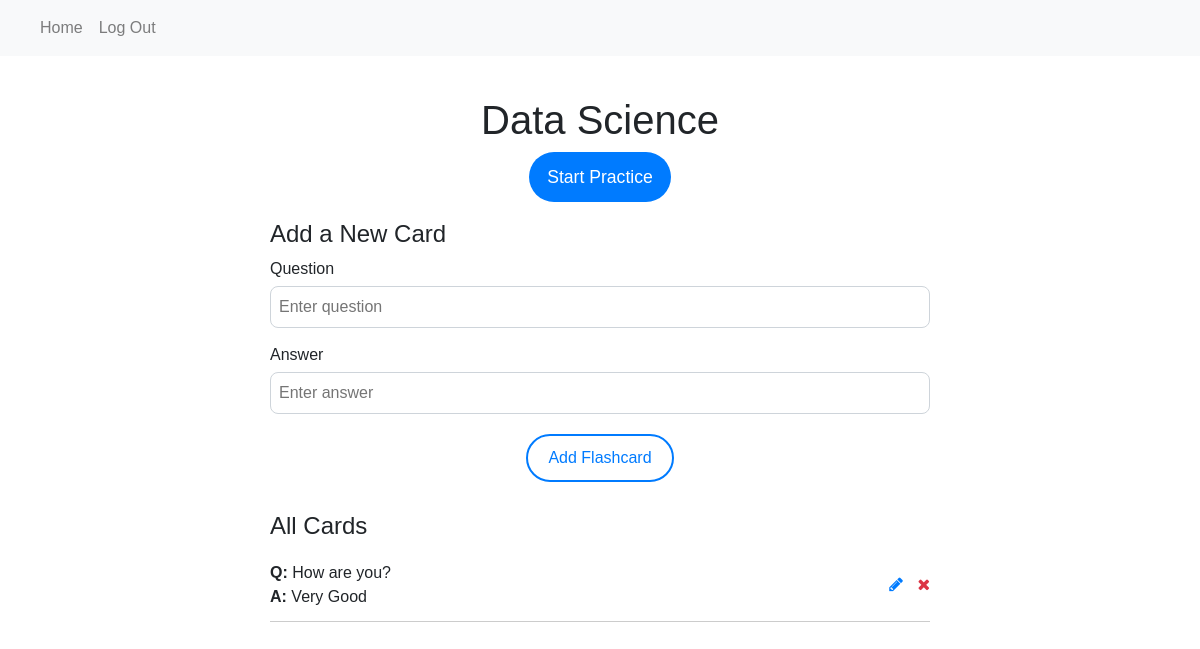
Screenshot of /deck/2 (signed in) with the database file from the repository.
### website/models.py (models this page shows)
class Deck(db.Model):
    id = db.Column(db.Integer, primary_key=True)
    title = db.Column(db.String(100))
    user_id = db.Column(db.Integer, db.ForeignKey('user.id'))
    flashcards = db.relationship('Flashcard', back_populates='deck') # creates a relationship with the Flashcard class, will store a list of all the cards
    user = db.relationship('User', back_populates='decks')

class Flashcard(db.Model): # Model is like a blueprint for the class, ie that all flashcards need to look like this
    id = db.Column(db.Integer, primary_key=True) # default is that the id is auto incremented
    question = db.Column(db.String(300))
    answer = db.Column(db.String(300))
    score = db.Column(db.Integer, default = 0) # Track performance (0 = new, 1 = fail, 2 = hard, 3 = good, 4 = easy)
    interval = db.Column(db.Integer, default=1)  # Interval in days (how often the card should come up)
    ease_factor = db.Column(db.Float, default=2.5)  # Ease factor (how quickly the interval should grow)
    next_review = db.Column(db.DateTime, default=func.now())  # Next review date
    deck_id = db.Column(db.Integer, db.ForeignKey('deck.id'))
    deck = db.relationship('Deck', back_populates='flashcards') # back-reference so I can access Deck objects from Flashcard objects

### website/views.py (the view, shortened to what this page needs)
@views.route('/deck/<int:deck_id>', methods=['GET', 'POST'])
@login_required
def deck(deck_id):
    deck = Deck.query.get_or_404(deck_id)  # Get the deck or return 404 if not found
    return render_template("deck.html", deck=deck, user=current_user)

### website/__init__.py (called while the page is built)
def create_app():
    app = Flask(__name__) # represents the name of the file that was ran(?)
    app.config['SECRET_KEY'] = 'superdupersecret'
    app.config['SQLALCHEMY_DATABASE_URI'] = f'sqlite:///{DB_NAME}'
    db.init_app(app) # takes database to use with app
    from .views import views
    from .auth import auth
    app.register_blueprint(views, url_prefix='/')
    app.register_blueprint(auth, url_prefix='/')
    from .models import User, Deck, Flashcard
    create_database(app)
    login_manager = LoginManager()
    login_manager.login_view = 'auth.login' # where redirect to login
    login_manager.init_app(app) # the app we are using
    @login_manager.user_loader
    def load_user(id):
        return User.query.get(int(id)) # checks the primary key which is the id as an int
    return app

### website/templates/deck.html (shortened to what this page needs)
{% extends "base.html" %} {% block title %}{{ deck.title }}{% endblock %} {%
block content %}
<link rel="stylesheet" href="{{ url_for('static', filename='style.css') }}" />
<h1 class="title">{{ deck.title }}</h1>
<div class="center">
  <a
    href="{{ url_for('views.practice', deck_id=deck.id) }}"
    class="button primary"
    id="practice-btn"
    >Start Practice</a
  >
</div>
<h2 class="section-title">Add a New Card</h2>
<form method="POST" class="card-form">
  <div class="form-field">
    <label for="question">Question</label>
    <input
      type="text"
      id="question"
      name="question"
      placeholder="Enter question"
    />
  </div>
  <div class="form-field">
    <label for="answer">Answer</label>
    <input type="text" id="answer" name="answer" placeholder="Enter answer" />
  </div>
  <div class="center">
    <button type="submit" class="button secondary">Add Flashcard</button>
  </div>
</form>
<h2 class="section-title">All Cards</h2>
<ul class="flashcard-list">
  {% for flashcard in deck.flashcards %}
  <li class="flashcard-item">
    <div>
      <strong>Q:</strong> {{ flashcard.question }}<br />
      <strong>A:</strong> {{ flashcard.answer }}
    </div>
    <div>
      <a
        class="edit-btn"
        href="{{ url_for('views.edit_flashcard', flashcard_id=flashcard.id) }}"
      >
        <i class="fa fa-pencil"></i>
      </a>
      <button
        type="button"
        class="delete-btn"
        onclick="deleteFlashcard({{ flashcard.id }})"
      >
        <i class="fa fa-times"></i>
      </button>
    </div>
  </li>
  {% endfor %}
</ul>
{% endblock %}

### website/static/style.css (style rules this page uses)
body { margin: 0; padding: 0; font-family: Arial, sans-serif; }
.title { text-align: center; font-size: 2.5em; margin-bottom: 20px; }
.center { text-align: center; margin: 20px 0; }
.button { padding: 10px 20px; font-size: 1em; border: none; border-radius: 30px; cursor: pointer; text-decoration: none; }
.primary { background-color: #007bff; color: white; }
.secondary { background-color: white; border: 2px solid #007bff; color: #007bff; }
#practice-btn { padding: 15px 18px; font-size: 1.1em; font-weight: 300; }
.section-title { margin-top: 30px; font-size: 1.5em; }
.card-form { margin-bottom: 30px; }
.form-field { margin-bottom: 15px; }
.form-field label { display: block; margin-bottom: 5px; }
.form-field input { width: 100%; padding: 8px; box-sizing: border-box; color: #495057; background-color: #fff; border: 1px solid #ced4da; border-radius: .5rem; }
.flashcard-list { list-style: none; padding: 0; }
.flashcard-item { display: flex; justify-content: space-between; align-items: center; border-bottom: 1px solid #ccc; padding: 12px 0; }
.edit-btn, .delete-btn { padding: 10px; }
.delete-btn { all: unset; color: #dc3545; text-decoration: none; }

### rows the page displays
Deck: title "Data Science"
Flashcard: question "How are you?", answer "Very Good"
